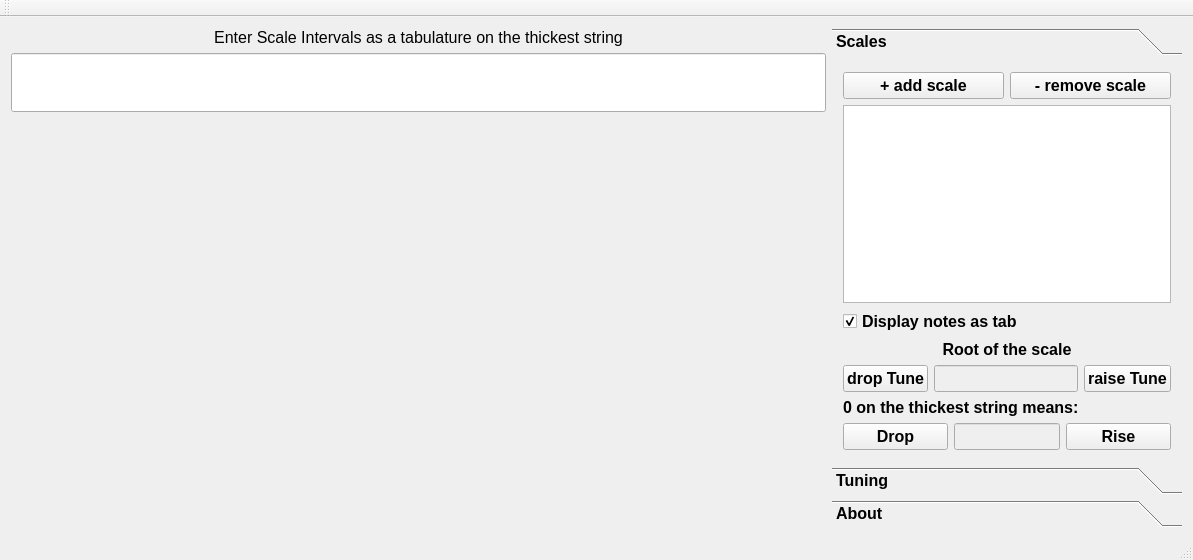
<?xml version="1.0" encoding="UTF-8"?>
<ui version="4.0">
 <class>MainWindow</class>
 <widget class="QMainWindow" name="MainWindow">
  <property name="geometry">
   <rect>
    <x>0</x>
    <y>0</y>
    <width>1193</width>
    <height>560</height>
   </rect>
  </property>
  <property name="windowTitle">
   <string>MainWindow</string>
  </property>
  <property name="autoFillBackground">
   <bool>false</bool>
  </property>
  <widget class="QWidget" name="centralWidget">
   <property name="enabled">
    <bool>true</bool>
   </property>
   <property name="autoFillBackground">
    <bool>true</bool>
   </property>
   <layout class="QHBoxLayout" name="horizontalLayout_5">
    <item>
     <layout class="QVBoxLayout" name="verticalLayout">
      <item>
       <layout class="QHBoxLayout" name="horizontalLayoutScale">
        <item>
         <layout class="QVBoxLayout" name="verticalLayoutScale">
          <item>
           <widget class="QLabel" name="labelScale">
            <property name="font">
             <font>
              <pointsize>12</pointsize>
             </font>
            </property>
            <property name="text">
             <string>Enter Scale Intervals as a tabulature on the thickest string</string>
            </property>
            <property name="alignment">
             <set>Qt::AlignCenter</set>
            </property>
           </widget>
          </item>
          <item>
           <widget class="QLineEdit" name="editScale">
            <property name="font">
             <font>
              <family>Aharoni</family>
              <pointsize>28</pointsize>
              <weight>75</weight>
              <italic>true</italic>
              <bold>true</bold>
             </font>
            </property>
           </widget>
          </item>
         </layout>
        </item>
       </layout>
      </item>
      <item>
       <widget class="Fretboard" name="myFretboard" native="true">
        <property name="sizePolicy">
         <sizepolicy hsizetype="Expanding" vsizetype="Expanding">
          <horstretch>0</horstretch>
          <verstretch>0</verstretch>
         </sizepolicy>
        </property>
        <property name="minimumSize">
         <size>
          <width>500</width>
          <height>100</height>
         </size>
        </property>
        <property name="maximumSize">
         <size>
          <width>16777215</width>
          <height>16777215</height>
         </size>
        </property>
       </widget>
      </item>
     </layout>
    </item>
    <item>
     <widget class="QToolBox" name="toolBox">
      <property name="enabled">
       <bool>true</bool>
      </property>
      <property name="sizePolicy">
       <sizepolicy hsizetype="Preferred" vsizetype="Expanding">
        <horstretch>0</horstretch>
        <verstretch>0</verstretch>
       </sizepolicy>
      </property>
      <property name="minimumSize">
       <size>
        <width>0</width>
        <height>0</height>
       </size>
      </property>
      <property name="maximumSize">
       <size>
        <width>350</width>
        <height>16777215</height>
       </size>
      </property>
      <property name="font">
       <font>
        <pointsize>12</pointsize>
        <weight>75</weight>
        <bold>true</bold>
        <underline>false</underline>
        <strikeout>false</strikeout>
        <kerning>true</kerning>
       </font>
      </property>
      <property name="currentIndex">
       <number>0</number>
      </property>
      <widget class="QWidget" name="pageScaleView">
       <property name="geometry">
        <rect>
         <x>0</x>
         <y>0</y>
         <width>350</width>
         <height>390</height>
        </rect>
       </property>
       <attribute name="label">
        <string>Scales</string>
       </attribute>
       <layout class="QVBoxLayout" name="verticalLayout_2">
        <item>
         <layout class="QHBoxLayout" name="horizontalLayout_2">
          <item>
           <widget class="QPushButton" name="buttonAddScale">
            <property name="text">
             <string>+ add scale</string>
            </property>
           </widget>
          </item>
          <item>
           <widget class="QPushButton" name="buttonRemoveScale">
            <property name="text">
             <string>- remove scale</string>
            </property>
           </widget>
          </item>
         </layout>
        </item>
        <item>
         <widget class="QListView" name="scaleView">
          <property name="sizePolicy">
           <sizepolicy hsizetype="Preferred" vsizetype="Expanding">
            <horstretch>0</horstretch>
            <verstretch>0</verstretch>
           </sizepolicy>
          </property>
          <property name="font">
           <font>
            <pointsize>12</pointsize>
           </font>
          </property>
         </widget>
        </item>
        <item>
         <layout class="QVBoxLayout" name="verticalLayout_5">
          <item>
           <widget class="QCheckBox" name="checkBoxTabulature">
            <property name="text">
             <string>Display notes as tab</string>
            </property>
            <property name="checked">
             <bool>true</bool>
            </property>
           </widget>
          </item>
         </layout>
        </item>
        <item>
         <widget class="QLabel" name="label_3">
          <property name="text">
           <string>Root of the scale</string>
          </property>
          <property name="alignment">
           <set>Qt::AlignCenter</set>
          </property>
         </widget>
        </item>
        <item>
         <layout class="QHBoxLayout" name="horizontalLayout_3">
          <item>
           <widget class="QPushButton" name="buttonDropTune">
            <property name="text">
             <string>drop Tune</string>
            </property>
           </widget>
          </item>
          <item>
           <widget class="QLineEdit" name="editTuneRoot">
            <property name="enabled">
             <bool>false</bool>
            </property>
           </widget>
          </item>
          <item>
           <widget class="QPushButton" name="buttonRaiseTune">
            <property name="text">
             <string>raise Tune</string>
            </property>
           </widget>
          </item>
         </layout>
        </item>
        <item>
         <widget class="QLabel" name="label_5">
          <property name="text">
           <string>0 on the thickest string means:</string>
          </property>
         </widget>
        </item>
        <item>
         <layout class="QHBoxLayout" name="horizontalLayout">
          <item>
           <widget class="QPushButton" name="buttonDropRootTone">
            <property name="text">
             <string>Drop</string>
            </property>
           </widget>
          </item>
          <item>
           <widget class="QLineEdit" name="editTuneRootStandardName">
            <property name="enabled">
             <bool>false</bool>
            </property>
            <property name="sizePolicy">
             <sizepolicy hsizetype="Ignored" vsizetype="Fixed">
              <horstretch>0</horstretch>
              <verstretch>0</verstretch>
             </sizepolicy>
            </property>
           </widget>
          </item>
          <item>
           <widget class="QPushButton" name="buttonRiseRootTone">
            <property name="text">
             <string>Rise</string>
            </property>
           </widget>
          </item>
         </layout>
        </item>
       </layout>
      </widget>
      <widget class="QWidget" name="pageTuneView">
       <property name="geometry">
        <rect>
         <x>0</x>
         <y>0</y>
         <width>350</width>
         <height>390</height>
        </rect>
       </property>
       <attribute name="label">
        <string>Tuning</string>
       </attribute>
       <layout class="QVBoxLayout" name="verticalLayout_3">
        <item>
         <layout class="QHBoxLayout" name="horizontalLayout_4">
          <item>
           <widget class="QPushButton" name="buttonAddTune">
            <property name="text">
             <string>++ Tune</string>
            </property>
           </widget>
          </item>
          <item>
           <widget class="QPushButton" name="buttonRemoveTune">
            <property name="text">
             <string>-- Tune</string>
            </property>
           </widget>
          </item>
         </layout>
        </item>
        <item>
         <widget class="QListView" name="tuneView">
          <property name="sizePolicy">
           <sizepolicy hsizetype="Preferred" vsizetype="Expanding">
            <horstretch>0</horstretch>
            <verstretch>0</verstretch>
           </sizepolicy>
          </property>
          <property name="maximumSize">
           <size>
            <width>16777215</width>
            <height>16777215</height>
           </size>
          </property>
         </widget>
        </item>
        <item>
         <widget class="QLabel" name="label">
          <property name="text">
           <string>Imtervals between strings</string>
          </property>
         </widget>
        </item>
        <item>
         <widget class="QLineEdit" name="editTuneIntervals"/>
        </item>
       </layout>
      </widget>
      <widget class="QWidget" name="page">
       <property name="geometry">
        <rect>
         <x>0</x>
         <y>0</y>
         <width>350</width>
         <height>390</height>
        </rect>
       </property>
       <attribute name="label">
        <string>About</string>
       </attribute>
       <layout class="QVBoxLayout" name="verticalLayout_4">
        <item>
         <widget class="QLabel" name="label_4">
          <property name="text">
           <string>This Application is a help tool to learn
musical scales using tabulatures.

Kamil Jastrzab design.
Getcha' Pull  !!!</string>
          </property>
         </widget>
        </item>
        <item>
         <widget class="QLabel" name="label_2">
          <property name="minimumSize">
           <size>
            <width>270</width>
            <height>170</height>
           </size>
          </property>
          <property name="maximumSize">
           <size>
            <width>290</width>
            <height>184</height>
           </size>
          </property>
          <property name="text">
           <string/>
          </property>
          <property name="pixmap">
           <pixmap>:/assets/assets/dimebag.jpg</pixmap>
          </property>
          <property name="scaledContents">
           <bool>true</bool>
          </property>
         </widget>
        </item>
       </layout>
      </widget>
     </widget>
    </item>
   </layout>
  </widget>
  <widget class="QMenuBar" name="menuBar">
   <property name="geometry">
    <rect>
     <x>0</x>
     <y>0</y>
     <width>1193</width>
     <height>21</height>
    </rect>
   </property>
  </widget>
  <widget class="QToolBar" name="mainToolBar">
   <attribute name="toolBarArea">
    <enum>TopToolBarArea</enum>
   </attribute>
   <attribute name="toolBarBreak">
    <bool>false</bool>
   </attribute>
  </widget>
  <widget class="QStatusBar" name="statusBar"/>
 </widget>
 <layoutdefault spacing="6" margin="11"/>
 <customwidgets>
  <customwidget>
   <class>Fretboard</class>
   <extends>QWidget</extends>
   <header>fretboard.h</header>
   <container>1</container>
  </customwidget>
 </customwidgets>
 <resources/>
 <connections/>
</ui>
